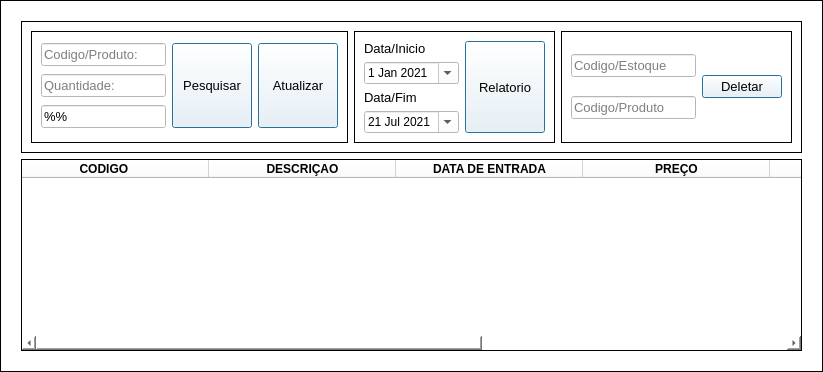
            <widget class="QFrame" name="frame_11">
             <property name="minimumSize">
              <size>
               <width>0</width>
               <height>354</height>
              </size>
             </property>
             <property name="styleSheet">
              <string notr="true">background-color: rgb(255, 255, 255);</string>
             </property>
             <property name="frameShape">
              <enum>QFrame::Box</enum>
             </property>
             <property name="frameShadow">
              <enum>QFrame::Plain</enum>
             </property>
             <layout class="QGridLayout" name="gridLayout_55">
              <item row="0" column="0">
               <widget class="QFrame" name="frame_19">
                <property name="enabled">
                 <bool>true</bool>
                </property>
                <property name="styleSheet">
                 <string notr="true"/>
                </property>
                <property name="frameShape">
                 <enum>QFrame::NoFrame</enum>
                </property>
                <property name="frameShadow">
                 <enum>QFrame::Plain</enum>
                </property>
                <layout class="QGridLayout" name="gridLayout_5">
                 <item row="0" column="0">
                  <widget class="QFrame" name="frame_43">
                   <property name="frameShape">
                    <enum>QFrame::Box</enum>
                   </property>
                   <property name="frameShadow">
                    <enum>QFrame::Plain</enum>
                   </property>
                   <layout class="QGridLayout" name="gridLayout_56">
                    <item row="0" column="0">
                     <widget class="QFrame" name="frame_44">
                      <property name="maximumSize">
                       <size>
                        <width>400</width>
                        <height>16777215</height>
                       </size>
                      </property>
                      <property name="frameShape">
                       <enum>QFrame::Box</enum>
                      </property>
                      <property name="frameShadow">
                       <enum>QFrame::Plain</enum>
                      </property>
                      <layout class="QGridLayout" name="gridLayout_57">
                       <item row="0" column="0">
                        <widget class="QLineEdit" name="codproduto">
                         <property name="font">
                          <font>
                           <pointsize>10</pointsize>
                          </font>
                         </property>
                         <property name="styleSheet">
                          <string notr="true">background-color: rgb(255, 255, 255);
color: rgb(0, 0, 0);</string>
                         </property>
                         <property name="placeholderText">
                          <string>Codigo/Produto:</string>
                         </property>
                        </widget>
                       </item>
                       <item row="0" column="1" rowspan="3">
                        <widget class="QPushButton" name="pushButton_7">
                         <property name="maximumSize">
                          <size>
                           <width>111</width>
                           <height>111</height>
                          </size>
                         </property>
                         <property name="font">
                          <font>
                           <pointsize>10</pointsize>
                           <weight>50</weight>
                           <bold>false</bold>
                          </font>
                         </property>
                         <property name="cursor">
                          <cursorShape>PointingHandCursor</cursorShape>
                         </property>
                         <property name="focusPolicy">
                          <enum>Qt::NoFocus</enum>
                         </property>
                         <property name="toolTip">
                          <string>Pesquisar produto</string>
                         </property>
                         <property name="styleSheet">
                          <string notr="true"/>
                         </property>
                         <property name="text">
                          <string>Pesquisar</string>
                         </property>
                         <property name="icon">
                          <iconset>
                           <normaloff>../Imagens/lupa.ico</normaloff>../Imagens/lupa.ico</iconset>
                         </property>
                         <property name="iconSize">
                          <size>
                           <width>34</width>
                           <height>39</height>
                          </size>
                         </property>
                         <property name="autoDefault">
                          <bool>true</bool>
                         </property>
                         <property name="default">
                          <bool>true</bool>
                         </property>
                         <property name="flat">
                          <bool>false</bool>
                         </property>
                        </widget>
                       </item>
                       <item row="0" column="2" rowspan="3">
                        <widget class="QPushButton" name="pushButton_11">
                         <property name="maximumSize">
                          <size>
                           <width>111</width>
                           <height>111</height>
                          </size>
                         </property>
                         <property name="font">
                          <font>
                           <pointsize>10</pointsize>
                           <weight>50</weight>
                           <bold>false</bold>
                          </font>
                         </property>
                         <property name="cursor">
                          <cursorShape>PointingHandCursor</cursorShape>
                         </property>
                         <property name="focusPolicy">
                          <enum>Qt::NoFocus</enum>
                         </property>
                         <property name="toolTip">
                          <string>Atualizar estoque dos produtos</string>
                         </property>
                         <property name="styleSheet">
                          <string notr="true"/>
                         </property>
                         <property name="text">
                          <string>Atualizar</string>
                         </property>
                         <property name="icon">
                          <iconset>
                           <normaloff>../Imagens/Atualizar.png</normaloff>../Imagens/Atualizar.png</iconset>
                         </property>
                         <property name="iconSize">
                          <size>
                           <width>32</width>
                           <height>42</height>
                          </size>
                         </property>
                         <property name="autoDefault">
                          <bool>true</bool>
                         </property>
                         <property name="default">
                          <bool>true</bool>
                         </property>
                         <property name="flat">
                          <bool>false</bool>
                         </property>
                        </widget>
                       </item>
                       <item row="1" column="0">
                        <widget class="QLineEdit" name="qtproduto">
                         <property name="font">
                          <font>
                           <pointsize>10</pointsize>
                          </font>
                         </property>
                         <property name="styleSheet">
                          <string notr="true">background-color: rgb(255, 255, 255);
color: rgb(0, 0, 0);</string>
                         </property>
                         <property name="placeholderText">
                          <string>Quantidade:</string>
                         </property>
                        </widget>
                       </item>
                       <item row="2" column="0">
                        <widget class="QLineEdit" name="lineEdit_12">
                         <property name="font">
                          <font>
                           <pointsize>10</pointsize>
                          </font>
                         </property>
                         <property name="toolTip">
                          <string>% para iniciais e %% para qualquer posição</string>
                         </property>
                         <property name="styleSheet">
                          <string notr="true">color: rgb(0, 0, 0);</string>
                         </property>
                         <property name="text">
                          <string>%%</string>
                         </property>
                         <property name="placeholderText">
                          <string>Pesquisar </string>
                         </property>
                        </widget>
                       </item>
                      </layout>
                     </widget>
                    </item>
                    <item row="0" column="1">
                     <widget class="QFrame" name="frame_45">
                      <property name="maximumSize">
                       <size>
                        <width>400</width>
                        <height>16777215</height>
                       </size>
                      </property>
                      <property name="frameShape">
                       <enum>QFrame::Box</enum>
                      </property>
                      <property name="frameShadow">
                       <enum>QFrame::Plain</enum>
                      </property>
                      <layout class="QGridLayout" name="gridLayout_58">
                       <item row="0" column="0">
                        <widget class="QLabel" name="label_138">
                         <property name="font">
                          <font>
                           <family>Arial</family>
                           <pointsize>10</pointsize>
                          </font>
                         </property>
                         <property name="styleSheet">
                          <string notr="true"/>
                         </property>
                         <property name="text">
                          <string>Data/Inicio</string>
                         </property>
                        </widget>
                       </item>
                       <item row="1" column="0">
                        <widget class="QDateEdit" name="dateEdit_8">
                         <property name="enabled">
                          <bool>true</bool>
                         </property>
                         <property name="sizePolicy">
                          <sizepolicy hsizetype="Fixed" vsizetype="Fixed">
                           <horstretch>0</horstretch>
                           <verstretch>0</verstretch>
                          </sizepolicy>
                         </property>
                         <property name="font">
                          <font>
                           <family>MS Shell Dlg 2</family>
                          </font>
                         </property>
                         <property name="cursor">
                          <cursorShape>PointingHandCursor</cursorShape>
                         </property>
                         <property name="styleSheet">
                          <string notr="true">color: rgb(0, 0, 0);
background-color: rgb(255, 255, 255);</string>
                         </property>
                         <property name="accelerated">
                          <bool>false</bool>
                         </property>
                         <property name="correctionMode">
                          <enum>QAbstractSpinBox::CorrectToPreviousValue</enum>
                         </property>
                         <property name="showGroupSeparator" stdset="0">
                          <bool>false</bool>
                         </property>
                         <property name="currentSection">
                          <enum>QDateTimeEdit::DaySection</enum>
                         </property>
                         <property name="calendarPopup">
                          <bool>true</bool>
                         </property>
                         <property name="timeSpec">
                          <enum>Qt::TimeZone</enum>
                         </property>
                         <property name="date">
                          <date>
                           <year>2021</year>
                           <month>1</month>
                           <day>1</day>
                          </date>
                         </property>
                        </widget>
                       </item>
                       <item row="0" column="1" rowspan="4">
                        <widget class="QPushButton" name="geraexcel_2">
                         <property name="maximumSize">
                          <size>
                           <width>111</width>
                           <height>111</height>
                          </size>
                         </property>
                         <property name="font">
                          <font>
                           <pointsize>10</pointsize>
                           <weight>50</weight>
                           <bold>false</bold>
                          </font>
                         </property>
                         <property name="cursor">
                          <cursorShape>PointingHandCursor</cursorShape>
                         </property>
                         <property name="focusPolicy">
                          <enum>Qt::NoFocus</enum>
                         </property>
                         <property name="toolTip">
                          <string>Gerar relatorio dos produtos</string>
                         </property>
                         <property name="styleSheet">
                          <string notr="true"/>
                         </property>
                         <property name="text">
                          <string>Relatorio</string>
                         </property>
                         <property name="icon">
                          <iconset>
                           <normaloff>../Imagens/excel.png</normaloff>../Imagens/excel.png</iconset>
                         </property>
                         <property name="iconSize">
                          <size>
                           <width>32</width>
                           <height>42</height>
                          </size>
                         </property>
                         <property name="shortcut">
                          <string/>
                         </property>
                         <property name="checkable">
                          <bool>false</bool>
                         </property>
                         <property name="checked">
                          <bool>false</bool>
                         </property>
                         <property name="autoDefault">
                          <bool>true</bool>
                         </property>
                         <property name="default">
                          <bool>true</bool>
                         </property>
                         <property name="flat">
                          <bool>false</bool>
                         </property>
                        </widget>
                       </item>
                       <item row="3" column="0">
                        <widget class="QDateEdit" name="dateEdit_9">
                         <property name="cursor">
                          <cursorShape>PointingHandCursor</cursorShape>
                         </property>
                         <property name="styleSheet">
                          <string notr="true">color: rgb(0, 0, 0);
background-color: rgb(255, 255, 255);background-color: rgb(255, 255, 255);</string>
                         </property>
                         <property name="calendarPopup">
                          <bool>true</bool>
                         </property>
                         <property name="date">
                          <date>
                           <year>2021</year>
                           <month>7</month>
                           <day>21</day>
                          </date>
                         </property>
                        </widget>
                       </item>
                       <item row="2" column="0">
                        <widget class="QLabel" name="label_137">
                         <property name="font">
                          <font>
                           <family>Arial</family>
                           <pointsize>10</pointsize>
                          </font>
                         </property>
                         <property name="styleSheet">
                          <string notr="true"/>
                         </property>
                         <property name="text">
                          <string>Data/Fim</string>
                         </property>
                        </widget>
                       </item>
                      </layout>
                     </widget>
                    </item>
                    <item row="0" column="2">
                     <widget class="QFrame" name="frame_46">
                      <property name="maximumSize">
                       <size>
                        <width>400</width>
                        <height>16777215</height>
                       </size>
                      </property>
                      <property name="frameShape">
                       <enum>QFrame::Box</enum>
                      </property>
                      <property name="frameShadow">
                       <enum>QFrame::Plain</enum>
                      </property>
                      <layout class="QGridLayout" name="gridLayout_59">
                       <property name="spacing">
                        <number>6</number>
                       </property>
                       <item row="0" column="0">
                        <widget class="QLineEdit" name="codEstoque">
                         <property name="enabled">
                          <bool>true</bool>
                         </property>
                         <property name="font">
                          <font>
                           <pointsize>10</pointsize>
                          </font>
                         </property>
                         <property name="styleSheet">
                          <string notr="true">background-color: rgb(255, 255, 255);
color: rgb(0, 0, 0);</string>
                         </property>
                         <property name="placeholderText">
                          <string>Codigo/Estoque</string>
                         </property>
                        </widget>
                       </item>
                       <item row="0" column="1" rowspan="2">
                        <widget class="QPushButton" name="deletarProduto">
                         <property name="font">
                          <font>
                           <pointsize>10</pointsize>
                           <weight>50</weight>
                           <bold>false</bold>
                          </font>
                         </property>
                         <property name="cursor">
                          <cursorShape>PointingHandCursor</cursorShape>
                         </property>
                         <property name="focusPolicy">
                          <enum>Qt::NoFocus</enum>
                         </property>
                         <property name="toolTip">
                          <string>Deletar produto e estoque</string>
                         </property>
                         <property name="styleSheet">
                          <string notr="true"/>
                         </property>
                         <property name="text">
                          <string>Deletar</string>
                         </property>
                         <property name="icon">
                          <iconset>
                           <normaloff>../Imagens/excluir-arquivo.png</normaloff>../Imagens/excluir-arquivo.png</iconset>
                         </property>
                         <property name="iconSize">
                          <size>
                           <width>37</width>
                           <height>60</height>
                          </size>
                         </property>
                         <property name="autoRepeatDelay">
                          <number>300</number>
                         </property>
                         <property name="autoDefault">
                          <bool>true</bool>
                         </property>
                         <property name="default">
                          <bool>true</bool>
                         </property>
                         <property name="flat">
                          <bool>false</bool>
                         </property>
                        </widget>
                       </item>
                       <item row="1" column="0">
                        <widget class="QLineEdit" name="codProduto_2">
                         <property name="enabled">
                          <bool>true</bool>
                         </property>
                         <property name="font">
                          <font>
                           <pointsize>10</pointsize>
                          </font>
                         </property>
                         <property name="styleSheet">
                          <string notr="true">background-color: rgb(255, 255, 255);
color: rgb(0, 0, 0);</string>
                         </property>
                         <property name="placeholderText">
                          <string>Codigo/Produto</string>
                         </property>
                        </widget>
                       </item>
                      </layout>
                     </widget>
                    </item>
                   </layout>
                  </widget>
                 </item>
                 <item row="1" column="0">
                  <widget class="QTableWidget" name="tableWidget">
                   <property name="font">
                    <font>
                     <pointsize>10</pointsize>
                     <weight>50</weight>
                     <bold>false</bold>
                    </font>
                   </property>
                   <property name="styleSheet">
                    <string notr="true">background-color: rgb(255, 255, 255);</string>
                   </property>
                   <property name="frameShape">
                    <enum>QFrame::Box</enum>
                   </property>
                   <property name="frameShadow">
                    <enum>QFrame::Plain</enum>
                   </property>
                   <property name="autoScrollMargin">
                    <number>11</number>
                   </property>
                   <property name="alternatingRowColors">
                    <bool>true</bool>
                   </property>
                   <property name="verticalScrollMode">
                    <enum>QAbstractItemView::ScrollPerPixel</enum>
                   </property>
                   <property name="horizontalScrollMode">
                    <enum>QAbstractItemView::ScrollPerPixel</enum>
                   </property>
                   <property name="gridStyle">
                    <enum>Qt::SolidLine</enum>
                   </property>
                   <attribute name="horizontalHeaderDefaultSectionSize">
                    <number>187</number>
                   </attribute>
                   <attribute name="verticalHeaderMinimumSectionSize">
                    <number>20</number>
                   </attribute>
                   <attribute name="verticalHeaderDefaultSectionSize">
                    <number>21</number>
                   </attribute>
                   <column>
                    <property name="text">
                     <string>CODIGO       </string>
                    </property>
                    <property name="font">
                     <font>
                      <weight>75</weight>
                      <bold>true</bold>
                     </font>
                    </property>
                    <property name="background">
                     <color>
                      <red>85</red>
                      <green>170</green>
                      <blue>255</blue>
                     </color>
                    </property>
                   </column>
                   <column>
                    <property name="text">
                     <string>DESCRIÇAO</string>
                    </property>
                    <property name="font">
                     <font>
                      <weight>75</weight>
                      <bold>true</bold>
                     </font>
                    </property>
                    <property name="background">
                     <color>
                      <red>85</red>
                      <green>170</green>
                      <blue>255</blue>
                     </color>
                    </property>
                   </column>
                   <column>
                    <property name="text">
                     <string>DATA DE ENTRADA</string>
                    </property>
                    <property name="font">
                     <font>
                      <weight>75</weight>
                      <bold>true</bold>
                     </font>
                    </property>
                    <property name="background">
                     <color>
                      <red>85</red>
                      <green>170</green>
                      <blue>255</blue>
                     </color>
                    </property>
                   </column>
                   <column>
                    <property name="text">
                     <string>PREÇO</string>
                    </property>
                    <property name="font">
                     <font>
                      <weight>75</weight>
                      <bold>true</bold>
                     </font>
                    </property>
                    <property name="background">
                     <color>
                      <red>255</red>
                      <green>0</green>
                      <blue>0</blue>
                     </color>
                    </property>
                   </column>
                   <column>
                    <property name="text">
                     <string>OBSERVAÇAO         </string>
                    </property>
                    <property name="font">
                     <font>
                      <weight>75</weight>
                      <bold>true</bold>
                     </font>
                    </property>
                    <property name="background">
                     <color>
                      <red>85</red>
                      <green>170</green>
                      <blue>255</blue>
                     </color>
                    </property>
                   </column>
                   <column>
                    <property name="text">
                     <string>MARCA</string>
                    </property>
                    <property name="font">
                     <font>
                      <weight>75</weight>
                      <bold>true</bold>
                     </font>
                    </property>
                    <property name="background">
                     <color>
                      <red>85</red>
                      <green>170</green>
                      <blue>255</blue>
                     </color>
                    </property>
                   </column>
                   <column>
                    <property name="text">
                     <string>REFERENCIA</string>
                    </property>
                    <property name="font">
                     <font>
                      <weight>75</weight>
                      <bold>true</bold>
                     </font>
                    </property>
                    <property name="background">
                     <color>
                      <red>85</red>
                      <green>170</green>
                      <blue>255</blue>
                     </color>
                    </property>
                   </column>
                  </widget>
                 </item>
                </layout>
               </widget>
              </item>
             </layout>
            </widget>
